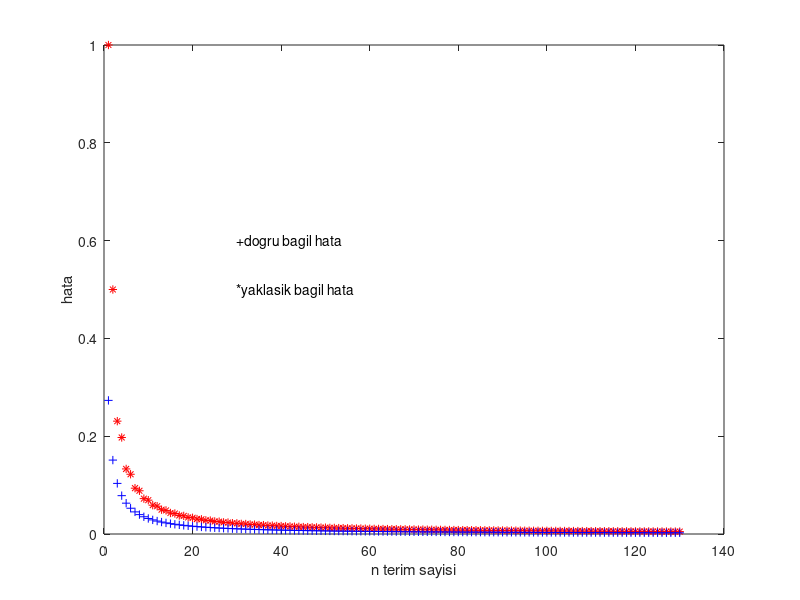

This figure's MATLAB source:
% absolute error and relative error
% arctan(x)= ((-1)^(n+1) * x^(2n-1)) / (2n-1)
% pi= 4 * arctan(x)
% scarborough if x=1, n=127
% summary= toplam           lastsummary= sontoplam     sign= isaret
% pay= numerator            payda= denumerator         
% gerhata= absolute error   yakhata= relative error

clear all; 
close all;
clc

x= 1;
toplam= 0
pi= 4 * atan(1);

for n=1: 130
    isaret= (-1)^(n+1);
    pay=    (x)^(2*n-1);
    payda=  (2*n-1);

    sontoplam = toplam+ 4*isaret*pay / payda;

    gerhata= abs(pi - sontoplam) / abs(pi);

    yakhata= abs(sontoplam - toplam)/ abs(sontoplam);

    plot(n, yakhata, '--r*', n, gerhata, '--b+');
    hold on
    xlabel('n terim sayisi');
    ylabel('hata');

    toplam= sontoplam;
end
text(30, 0.6, '+dogru bagil hata');
text(30, 0.5, '*yaklasik bagil hata');


